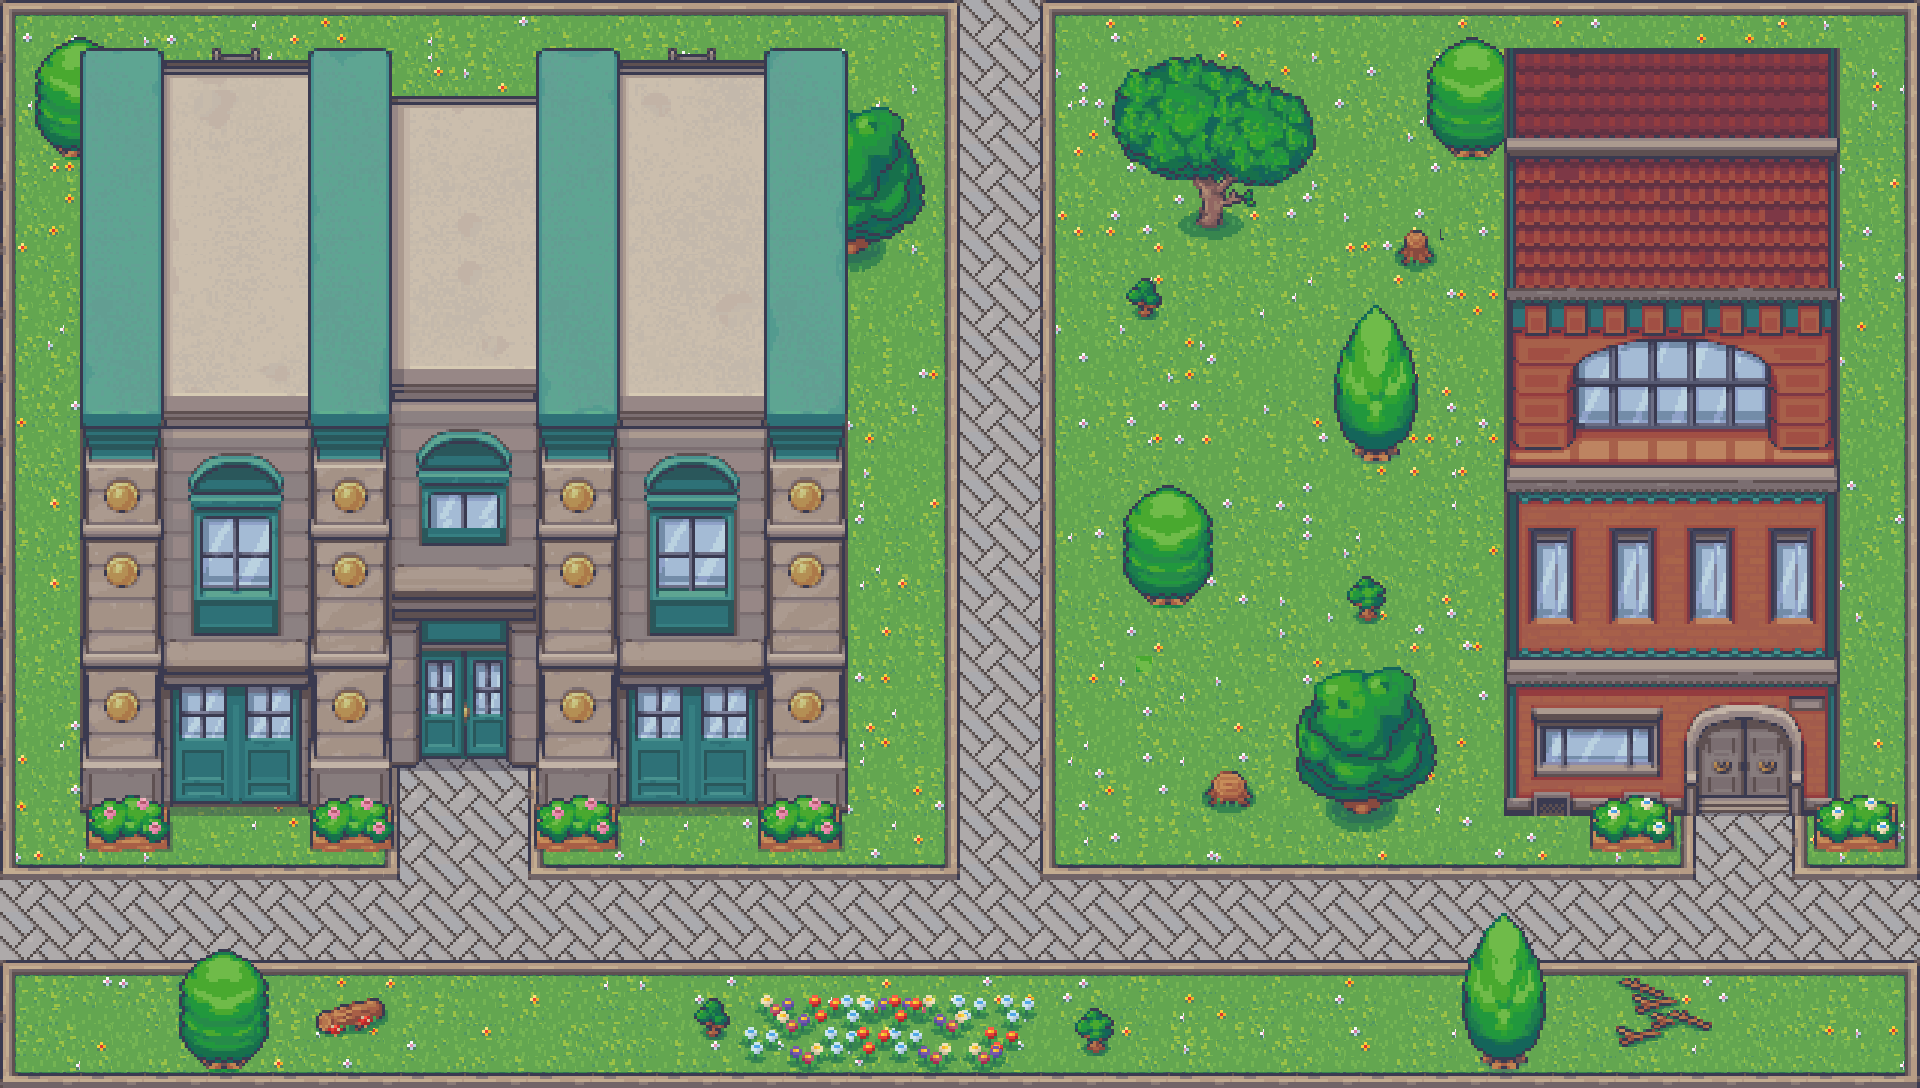

The image is a tile-based game level rendered from a .tmx file. Its description and source (layers, tilesets, objects; grid data summarised) follow:
An orthogonal 120x68 tile map with 16x16 px tiles, 7 tile layers (map_change, grass, flowers, paths, ...), 8 tilesets and 44 objects (piazza-m3, m6-m3, m1-m3, m5-m3).

<map version="1.10" tiledversion="1.10.2" orientation="orthogonal" renderorder="right-down" width="120" height="68" tilewidth="16" tileheight="16" infinite="0" nextlayerid="12" nextobjectid="50">
 <tileset firstgid="1" name="grass" tilewidth="16" tileheight="16" tilecount="1728" columns="48">
  <image source="A2_Floors_MV_TILESET.png" width="768" height="576" />
 </tileset>
 <tileset firstgid="1729" name="library" tilewidth="16" tileheight="16" tilecount="2304" columns="48">
  <image source="Tileset_41_MV.png" width="768" height="768" />
 </tileset>
 <tileset firstgid="4033" name="buildings" tilewidth="16" tileheight="16" tilecount="2304" columns="48">
  <image source="Tileset_45_MV.png" width="768" height="768" />
 </tileset>
 <tileset firstgid="6337" name="buildings2" tilewidth="16" tileheight="16" tilecount="2304" columns="48">
  <image source="Tileset_44_MV.png" width="768" height="768" />
 </tileset>
 <tileset firstgid="8641" name="roof" tilewidth="16" tileheight="16" tilecount="2304" columns="48">
  <image source="Tileset_43_MV.png" width="768" height="768" />
 </tileset>
 <tileset firstgid="10945" name="background" tilewidth="16" tileheight="16" tilecount="2304" columns="48">
  <image source="Tileset_1_MV.png" width="768" height="768" />
  <tile id="111">
   <properties>
    <property name="blocked" value="" />
   </properties>
  </tile>
  <tile id="480">
   <properties>
    <property name="destination" value="maps/map1/map1.tmx" />
    <property name="spawn" value="m3-m1" />
   </properties>
  </tile>
  <tile id="481">
   <properties>
    <property name="destination" value="maps/map6/map6.tmx" />
    <property name="spawn" value="m3-m6" />
   </properties>
  </tile>
  <tile id="482">
   <properties>
    <property name="destination" value="maps/map5/map5.tmx" />
    <property name="spawn" value="m3-m5" />
   </properties>
  </tile>
  <tile id="483">
   <properties>
    <property name="destination" value="maps/piazza/piazza.tmx" />
    <property name="spawn" value="m3-piazza" />
   </properties>
  </tile>
  <tile id="591">
   <properties>
    <property name="transition" value="maps/map6/map6.tmx" />
   </properties>
  </tile>
  <tile id="596">
   <properties>
    <property name="transition" value="maps/map5/map5.tmx" />
   </properties>
  </tile>
  <tile id="831">
   <properties>
    <property name="transition" value="maps/map11/piazza.tmx" />
   </properties>
  </tile>
  <tile id="836">
   <properties>
    <property name="transition" value="maps/map1/map1.tmx" />
   </properties>
  </tile>
 </tileset>
 <tileset firstgid="13249" name="trees" tilewidth="16" tileheight="16" tilecount="2304" columns="48">
  <image source="Tileset_17_MV.png" width="768" height="768" />
 </tileset>
 <tileset firstgid="15553" name="moreTrees" tilewidth="16" tileheight="16" tilecount="2304" columns="48">
  <image source="Tileset_20_MV.png" width="768" height="768" />
 </tileset>
 <layer id="8" name="map_change" width="120" height="68">
  <data>[8160 cells, 46 non-empty, 4 distinct tile ids]</data>
 </layer>
 <objectgroup id="10" name="entries">
  <object id="2" name="piazza-m3" x="464" y="800" />
  <object id="5" name="m6-m3" x="48" y="920" />
  <object id="6" name="m1-m3" x="1872" y="920" />
  <object id="7" name="m5-m3" x="999" y="48" />
 </objectgroup>
 <layer id="2" name="grass" width="120" height="68">
  <data>[8160 cells, 8160 non-empty, 108 distinct tile ids]</data>
 </layer>
 <layer id="5" name="flowers" width="120" height="68">
  <data>[8160 cells, 7788 non-empty, 57 distinct tile ids]</data>
 </layer>
 <layer id="3" name="paths" width="120" height="68">
  <data>[8160 cells, 1671 non-empty, 38 distinct tile ids]</data>
 </layer>
 <layer id="6" name="background" width="120" height="68">
  <data>[8160 cells, 807 non-empty, 436 distinct tile ids]</data>
 </layer>
 <layer id="4" name="buildings" width="120" height="68">
  <data>[8160 cells, 3351 non-empty, 3336 distinct tile ids]</data>
 </layer>
 <layer id="7" name="foreground" width="120" height="68">
  <data>[8160 cells, 290 non-empty, 135 distinct tile ids]</data>
 </layer>
 <objectgroup id="11" name="collisions">
  <object id="8" x="1503" y="51.5" width="337.667" height="768.667" />
  <object id="9" x="1808.33" y="803.167" width="96.3333" height="48.6667" />
  <object id="10" x="1696.33" y="816.833" width="95.6667" height="18.3333" />
  <object id="11" x="1584.33" y="817.167" width="96" height="34.125" />
  <object id="12" x="1423.83" y="51" width="81.25" height="112.75" />
  <object id="13" x="1440.08" y="35.25" width="64.5" height="19.25" />
  <object id="14" x="1456.33" y="963.25" width="96.25" height="113.25" />
  <object id="15" x="1600.08" y="979.25" width="112.5" height="80.5" />
  <object id="16" x="1103.33" y="51" width="209" height="192.5" />
  <object id="17" x="1391.33" y="226.5" width="48.5" height="49" />
  <object id="18" x="1328.33" y="306.5" width="96.5" height="161" />
  <object id="19" x="1119.83" y="274.5" width="49" height="49.5" />
  <object id="20" x="1343.83" y="579" width="48" height="48.5" />
  <object id="21" x="1119.83" y="482" width="96.5" height="130" />
  <object id="22" x="1200.33" y="770.5" width="64" height="49.5" />
  <object id="23" x="1295.83" y="675" width="144.5" height="144" />
  <object id="24" x="1343.83" y="658.5" width="80.5" height="19" />
  <object id="25" x="1327.33" y="815.5" width="65.5" height="20" />
  <object id="26" x="687.833" y="994.5" width="353.5" height="50" />
  <object id="27" x="736.333" y="1039.5" width="304.5" height="38.5" />
  <object id="28" x="1071.33" y="1010" width="49.5" height="50" />
  <object id="29" x="175.333" y="961.5" width="97" height="115" />
  <object id="30" x="302.833" y="994.5" width="98" height="48.5" />
  <object id="31" x="80.3333" y="48.8333" width="334.667" height="724" />
  <object id="32" x="528.333" y="50.1667" width="320.333" height="722.667" />
  <object id="33" x="413.666" y="96.8333" width="124" height="596" />
  <object id="34" x="512.333" y="692.833" width="32" height="80" />
  <object id="35" x="527" y="771.5" width="320" height="32" />
  <object id="36" x="528.333" y="802.167" width="93.3333" height="48" />
  <object id="37" x="752.333" y="799.5" width="93.3333" height="50.6667" />
  <object id="38" x="80.3333" y="768.833" width="320" height="52" />
  <object id="39" x="304.333" y="817.167" width="95.6667" height="34.3333" />
  <object id="40" x="80.3333" y="818.167" width="96" height="33.3333" />
  <object id="41" x="31.6666" y="35.5" width="80.6667" height="129.333" />
  <object id="42" x="846.333" y="99.1667" width="82" height="177" />
  <object id="43" x="-0.666665" y="1.5" width="961" height="18" />
  <object id="44" x="1039.33" y="0.5" width="882" height="18" />
  <object id="45" x="1920" y="15" width="20" height="1061.33" />
  <object id="47" x="2.33333" y="1075.5" width="1922" height="22" />
  <object id="49" x="-2.33334" y="0.83333" width="20" height="1074.67" />
 </objectgroup>
</map>
